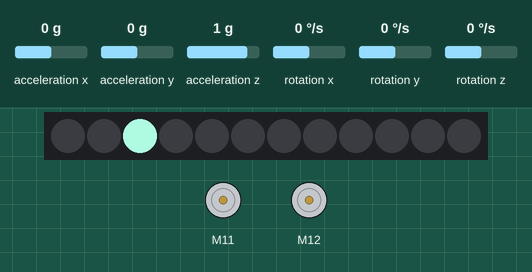
Bench run of a sketch on a simulated Arduino Uno, built with avr-gcc and run on an emulated ATmega328P. Shown: 12 RGB LEDs in strip order, left to right, 2 × DC motor (green arrow = forward, orange = backward, longer = faster). Inputs (shaded band) come from the test bench; at power-on: rotation z 0 °/s, acceleration x 0 g, acceleration y 0 g, acceleration z 1 g, rotation x 0 °/s, rotation y 0 °/s. Random numbers use the default seed unless the sketch sets one.

Above: at 5.0 s.
5.1 s: rotation z set to -18 °/s
At 5.1 s:
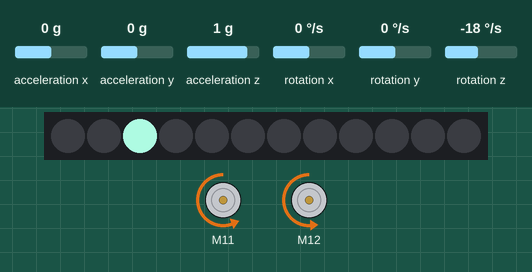
8.1 s: rotation z set to -23 °/s
At 18.4 s:
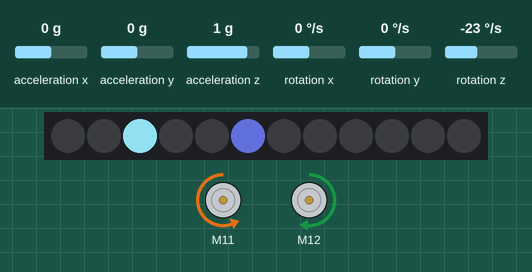
Timing chart, 0 to 22.0 s (numbered marks = the images above; inputs shaded):
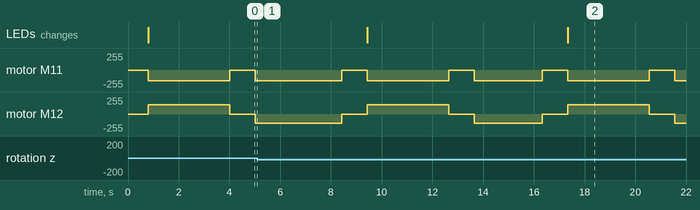

The sketch:

7.2C-PreciseMovements.ino
```cpp
#include <Arduino.h>
#include <MeAuriga.h>

MeGyro gyro_0(0, 0x69);
MeEncoderOnBoard Encoder_1(SLOT1);
MeEncoderOnBoard Encoder_2(SLOT2);
MeRGBLed led(0,12);

const float WHEEL_DIAMETER = 6.9;
const float WHEEL_CIRCUMFERENCE = PI * WHEEL_DIAMETER;
const float PULSES_PER_REV = 370;
const float PULSES = PULSES_PER_REV / WHEEL_CIRCUMFERENCE;

const float CALIBRATION = 114.0 / 128.0;

const int FORWARD = 1;
const int BACKWARD = 2;
const int CLOCKWISE = 3;
const int ANTICLOCKWISE = 4;

const int RPM_SLOW = 100;
const int RPM_FAST = 160;
const int DEGREE = 60;

const int DISTANCE = 100;

void isr_process_encoder1(void)
{
  if (digitalRead(Encoder_1.getPortB()) == 0) Encoder_1.pulsePosMinus();
  else Encoder_1.pulsePosPlus();
}

void isr_process_encoder2(void)
{
  if (digitalRead(Encoder_2.getPortB()) == 0) Encoder_2.pulsePosMinus();
  else Encoder_2.pulsePosPlus();
}

void _delay(float seconds)
{
  if (seconds < 0.0) seconds = 0.0;
  long endTime = millis() + seconds * 1000;
  while (millis() < endTime) _loop();
}

void setLED(bool power){
  if (power) {
    uint8_t r = random(0, 256);
    uint8_t g = random(0, 256);
    uint8_t b = random(0, 256);

    int l = random(1,13);

    led.setColor(l, r, g, b);
  } else {
    led.setColor(0, 0, 0, 0);
  }
  led.show();
}

void stopMotors()
{
  Encoder_1.setTarPWM(0);
  Encoder_2.setTarPWM(0);
  _delay(1);
}

void moveBot(int direction, float dist, float speed){
  long startPos = Encoder_2.getCurPos();
  long target = dist * PULSES;

  int leftPower = (direction == FORWARD) ? -speed: speed;
  int rightPower = (direction == FORWARD) ? speed * CALIBRATION: -speed * CALIBRATION;

  Encoder_1.setTarPWM(leftPower);
  Encoder_2.setTarPWM(rightPower);

  while (abs(Encoder_2.getCurPos() - startPos) < target) {
    _loop();
  }
  stopMotors();
}

void turnBot(int direction, float targetAngle, int speed)
{
  float startAngle = gyro_0.getAngle(3);

  int leftPower = (direction == CLOCKWISE) ? speed: -speed;
  int rightPower = (direction == CLOCKWISE) ? speed * CALIBRATION : -speed * CALIBRATION;

  Encoder_1.setTarPWM(leftPower);
  Encoder_2.setTarPWM(rightPower);

  while (abs(gyro_0.getAngle(3) - startAngle) < targetAngle) {
    _loop();
  }
  stopMotors();
}

void setup()
{
  gyro_0.begin();
  led.setpin(44);
  led.show();
  TCCR1A = _BV(WGM10);
  TCCR1B = _BV(CS11) | _BV(WGM12);
  TCCR2A = _BV(WGM21) | _BV(WGM20);
  TCCR2B = _BV(CS21);

  attachInterrupt(Encoder_1.getIntNum(), isr_process_encoder1, RISING);
  attachInterrupt(Encoder_2.getIntNum(), isr_process_encoder2, RISING);
}

void _loop()
{
  gyro_0.update();
  Encoder_1.loop();
  Encoder_2.loop();
}

void loop()
{
  for (int i=0; i<4; i++){
    setLED(true);
    moveBot(FORWARD, DISTANCE, RPM_FAST);
    turnBot(ANTICLOCKWISE, DEGREE, RPM_FAST);
  }
  setLED(false);
  _delay(1);
}
```

Measured:
- the behaviour switches between -20 and -21 °/s on rotation z (found by bisection; images 1 and 2)
- after the input at 5.1 s, every drawn part: stays the same
